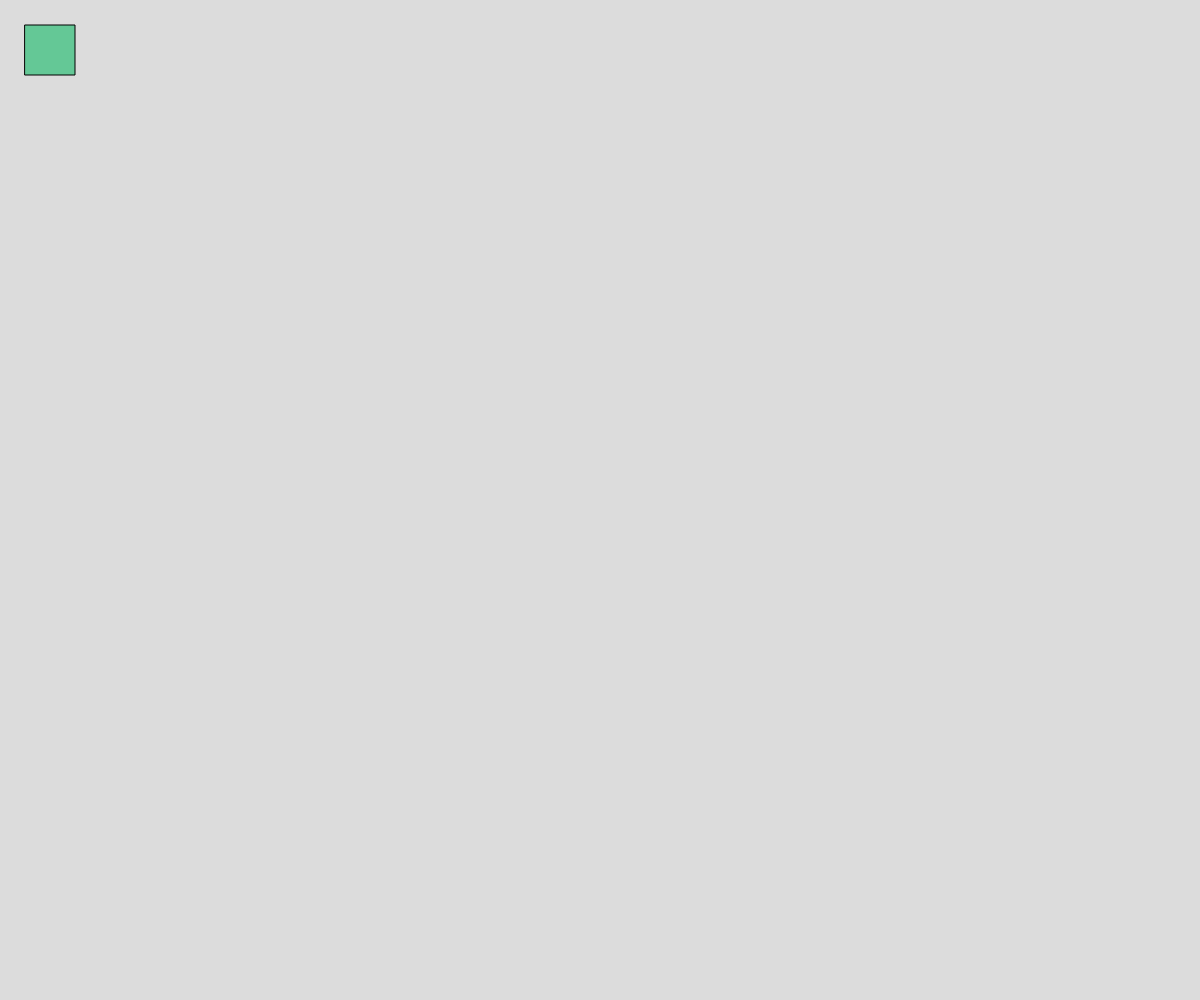
Frame 1 (no input)
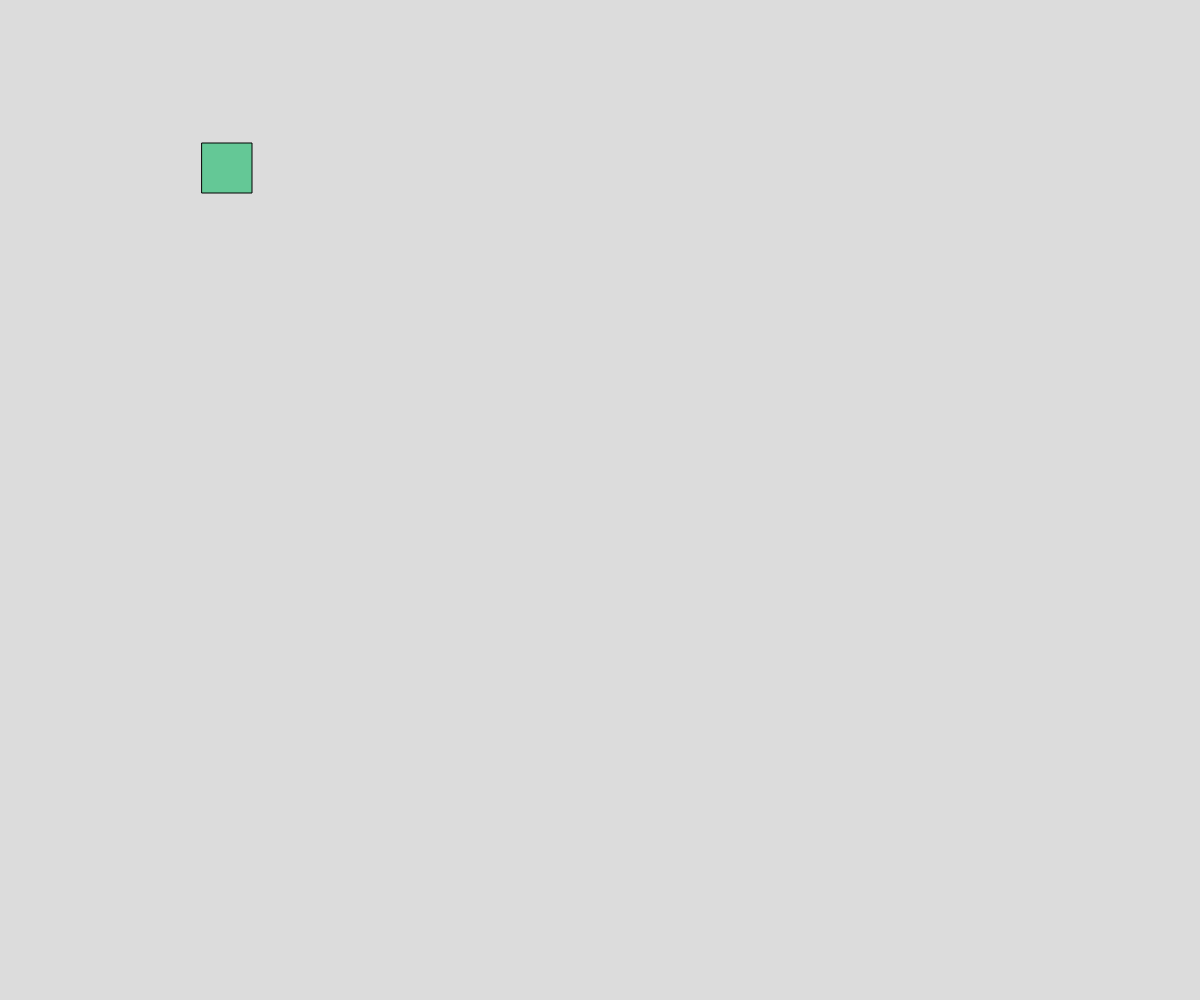
Frame 60 (no input)
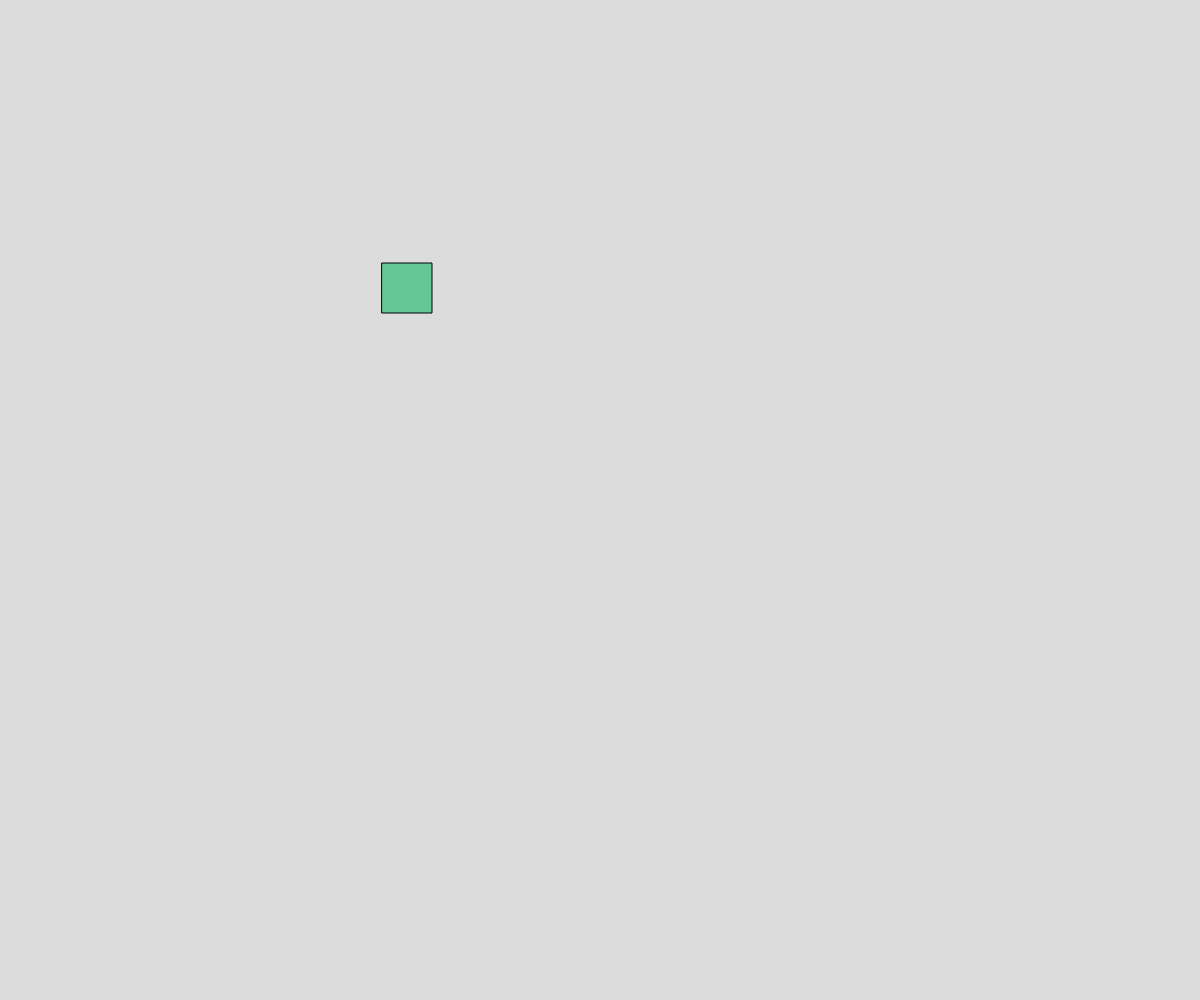
Frame 120 (the mouse pressed at the canvas centre since frame 60)

The p5.js sketch that drew these frames (run headless with seeded random() and noise() and a simulated clock; from frame 60 on, the mouse is pressed at the canvas centre):

// p5.js sketch
// ── sketch.js
let cornerHits = 0;
let edgeHits = 0;

function setup() {
  createCanvas(windowWidth, windowHeight);
  background(220);
}

let x = 50;
let y = 50;
let xSpeed = 3;
let ySpeed = 2;
let rectColor = [100, 200, 150];

function draw() {
  background(220);
  
  fill(rectColor);
  rectMode(CENTER);
  rect(x, y, 50, 50);
  
  x += xSpeed;
  y += ySpeed;
  
  let hitEdge = false;
  if (x > width - 25 || x < 25) {
    xSpeed *= -1;
    hitEdge = true;
  }
  if (y > height - 25 || y < 25) {
    ySpeed *= -1;
    hitEdge = true;
  }
  
  if ((x <= 25 || x >= width - 25) && (y <= 25 || y >= height - 25)) {
    cornerHits++;
    document.getElementById('cornerHits').innerText = `Corner Hits: ${cornerHits}`;
    rectColor = [255, 255, 255];
  } else if (hitEdge) {
    edgeHits++;
    document.getElementById('edgeHits').innerText = `Edge Hits: ${edgeHits}`;
    rectColor = [random(255), random(255), random(255)];
  }
}

function windowResized() {
  resizeCanvas(windowWidth, windowHeight);
}

// ── style.css
html, body {
  margin: 0;
  padding: 0;
}

canvas {
  display: block;
}

#hitCounters {
  position: absolute;
  top: 0;
  left: 0;
  padding: 10px;
  background-color: rgba(0, 0, 0, 0);
  color: rgb(0, 0, 0);
  font-family: monospace;
  font-size: 3vh;
}
